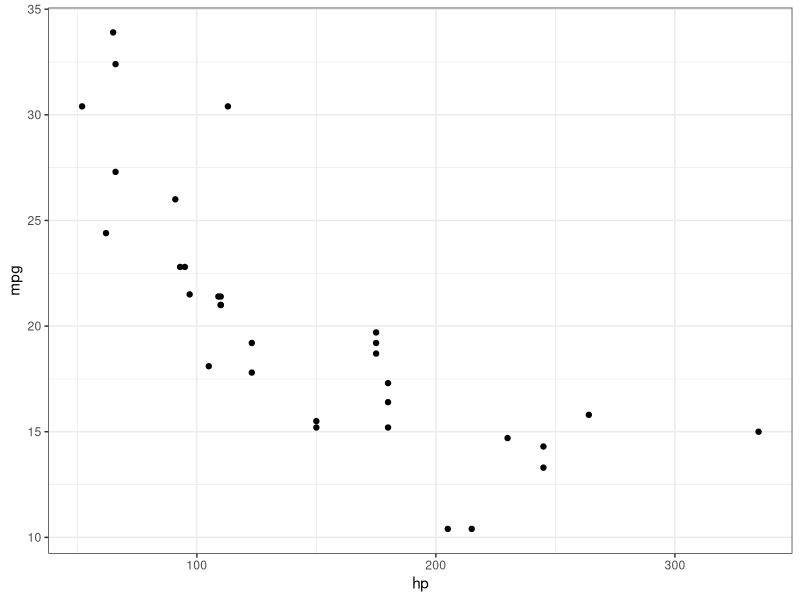

Recreate this plot in R.
## ---- chunk 1
#| echo: true

library(tidyverse)
ggplot(mtcars, aes( x= hp, y = mpg)) +
  geom_point() + 
  theme_bw()

